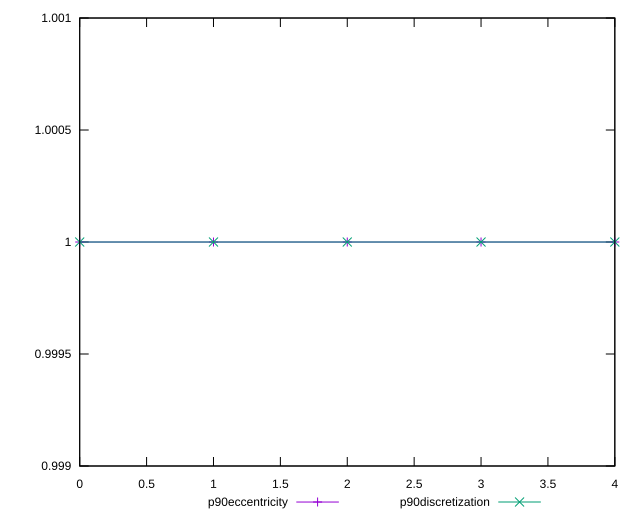

The script that saved this image:
reset

$p90Eccentricity <<EOF
0 0.9999999999999996
1 0.9999999999999999
2 1
3 1
4 1.0000000000000007
EOF

$p90Discretization <<EOF
0 1
1 1
2 1
3 1
4 1
EOF

set key outside below
set xrange [0:4]
set yrange [0.9989999999999996:1.0010000000000006]
set trange [0.9989999999999996:1.0010000000000006]
set terminal svg size 640, 520 enhanced background rgb 'white'
set output "report_00016_2021-02-10T13-31-48.338Z/meta/pScore-difference/progression/eccentricity.svg"

plot $p90Eccentricity title "p90eccentricity" with linespoints, \
     $p90Discretization title "p90discretization" with linespoints

reset
